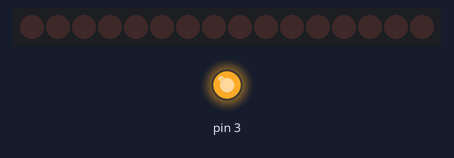
Recording of a sketch running on a simulated Arduino Uno, built with avr-gcc and run on an emulated ATmega328P. Shown: 16 port-expander outputs drawn as a row of LEDs (first output left, lit = HIGH), output pins drawn as LEDs (lit = HIGH). Wiring (inferred from the names in the program): MCP23017 port expander at I2C address 0x20. Wiring (inferred from the signals the program sends): row of LEDs: on Q0, Q1, Q2, Q3, Q4, Q5, Q6, Q7, Q8, Q9, Q10, Q11, Q12, Q13, Q14, Q15. What the sketch prints to the serial monitor is not drawn.

Above: at 0.05 s.
At 0.55 s:
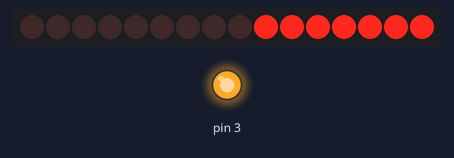
At 0.65 s:
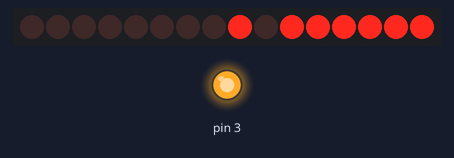
Timing chart, 0 to 3.0 s (numbered marks = the images above):
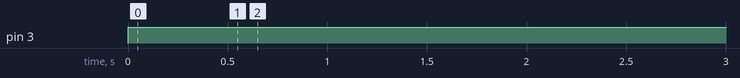

Measured:
- by itself, pin 3: LOW → HIGH at 0.00 s
- by itself, everything shown: repeats every 1.3 s, in 8 steps

The sketch:

mcp23017_2.ino
```cpp
#include "Wire.h"
byte ler();
byte l=0;
void setup() {
  Serial.begin(9600);
  Wire.begin();                     // wake up I2C Bus
  Wire.beginTransmission(0x20);     // MCP23017 Address
  Wire.write(0x00);                 // IODIRA register
  Wire.write(0x01);                 // set all port A to output
  Wire.endTransmission();

  Wire.beginTransmission(0x20);     // MCP23017 Address
  Wire.write(0x01);                 // IODIRB register
  Wire.write(0x00);                 // set all port B to output
  Wire.endTransmission();
  pinMode(3,OUTPUT);
}

// Function for Port A LED ON/OFF
void ledBlinkPortA(byte a)
{
  Wire.beginTransmission(0x20);
  Wire.write(0x12);                 // address bank A
  Wire.write(a);
  Wire.endTransmission();
  delay(100);
}

// Function for Port B LED ON/OFF
void ledBlinkPortB(byte a)
{
  Wire.beginTransmission(0x20);
  Wire.write(0x13);                 // address bank B
  Wire.write(a);
  Wire.endTransmission();
  delay(100);
}
byte ler(){
  byte i=0;
  Wire.beginTransmission(0x20);
  Wire.write(0x12);
  i= Wire.read();
  Wire.endTransmission();
  Serial.println(i);
  return i;
}

void loop() {
  l=ler();
  digitalWrite(3, bitRead(l,0));
  delay(500);
  ledBlinkPortB((byte)0xfe);        // LED9 ON
  ledBlinkPortB((byte)0xfd);        // LED10 ON
  ledBlinkPortB((byte)0xfb);        // LED11 ON
  ledBlinkPortB((byte)0xf7);        // LED12 ON
  ledBlinkPortB((byte)0xef);        // LED13 ON
  ledBlinkPortB((byte)0xdf);        // LED14 ON
  ledBlinkPortB((byte)0xbf);        // LED15 ON
  ledBlinkPortB((byte)0x7f);        // LED16 ON
}
```
